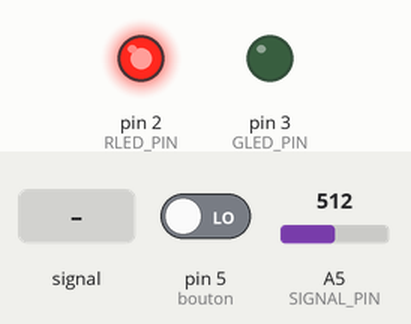
Simulated run of this sketch. Board: Arduino Uno, built with avr-gcc and run on an emulated ATmega328P. On the bench: output pins drawn as LEDs (lit = HIGH). Inputs (shaded band) come from the test bench; at power-on: pin 5 (bouton) LOW, A5 (SIGNAL_PIN) = 512. Pins used as bus, display or sensor lines are not drawn.

Above: at 1.2 s.
1.3 s: pin 5 (bouton) driven HIGH
At 2.5 s:
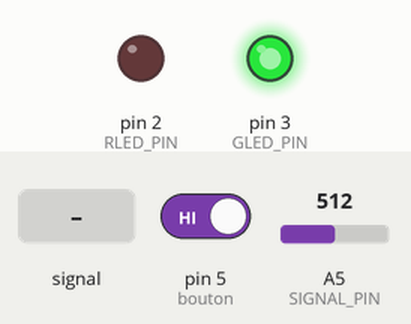
2.8 s: A5 (SIGNAL_PIN) fed a 200 Hz sine of ±255 counts around its level
At 3.4 s:
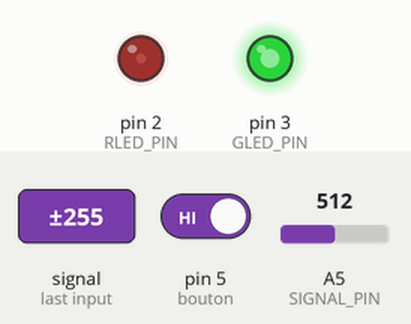
4.3 s: A5 (SIGNAL_PIN) set to 716
At 5.3 s:
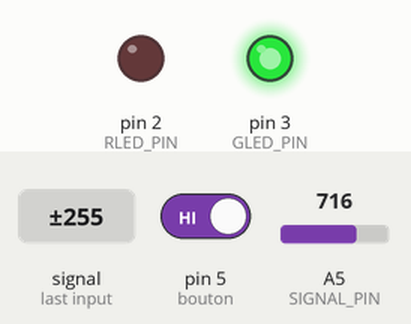
5.8 s: A5 (SIGNAL_PIN) set to 316
7.3 s: A5 (SIGNAL_PIN) set to 282
At 8.5 s:
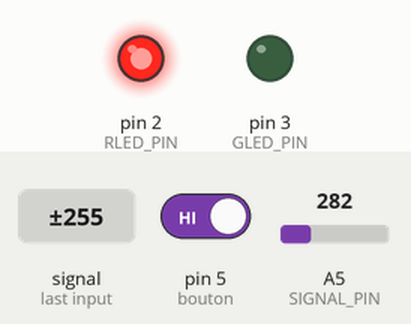
8.8 s: A5 (SIGNAL_PIN) fed a 1000 Hz sine of ±255 counts around its level
At 10.0 s:
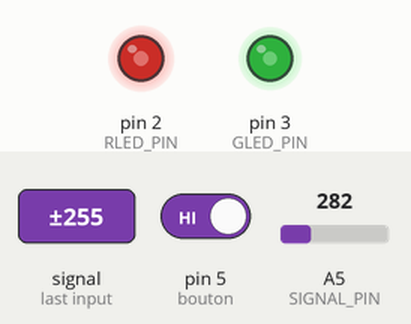
Timing chart, 0 to 11.3 s (numbered marks = the images above; inputs shaded):
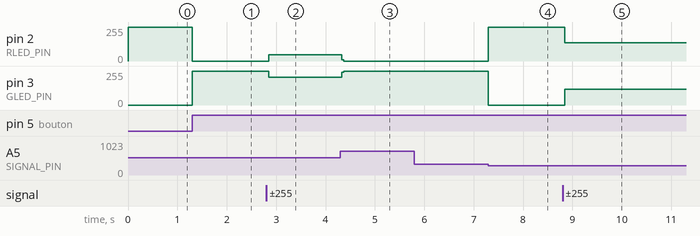

The sketch:

water_sense.ino
```cpp
#define RLED_PIN    2
#define GLED_PIN    3
#define POWER_PIN   7
#define SIGNAL_PIN  A5
#define THRESHOLD   300
int bouton = 5;

int value = 0;

void setup() {
  pinMode(bouton,INPUT);
  pinMode(RLED_PIN,   OUTPUT);
  pinMode(GLED_PIN,   OUTPUT);
  pinMode(POWER_PIN, OUTPUT);
  digitalWrite(POWER_PIN, LOW);
  digitalWrite(RLED_PIN,   HIGH);
  digitalWrite(GLED_PIN,   LOW);
}

void loop() {
  digitalWrite(POWER_PIN, HIGH);
  //delay(10);
  value = analogRead(SIGNAL_PIN);
  digitalWrite(POWER_PIN, LOW);
  if(digitalRead(bouton)==HIGH){
    if (value > THRESHOLD) {
      digitalWrite(GLED_PIN, HIGH);
      digitalWrite(RLED_PIN, LOW);
      //Son Vicrtoire
      //Moteur
    } else {
      digitalWrite(RLED_PIN, HIGH);
      digitalWrite(GLED_PIN, LOW);
      //son défaite
    }
  }
}
```

Measured:
- the behaviour switches between 301 and 300 on A5 (SIGNAL_PIN) (found by bisection; images 3 and 4)
- after the input at 1.3 s, pin 2 (RLED_PIN): 255/255 → 0/255 at once; pin 3 (GLED_PIN): 0/255 → 255/255 at once
- after the input at 2.8 s, pin 2 (RLED_PIN): 0/255 → 48/255 after 0.05 s; pin 3 (GLED_PIN): 255/255 → 208/255 after 0.05 s
- after the input at 4.3 s, pin 2 (RLED_PIN): 48/255 → 0/255 at once; pin 3 (GLED_PIN): 208/255 → 255/255 at once
- after the input at 5.8 s, every drawn part: stays the same
- after the input at 7.3 s, pin 2 (RLED_PIN): 0/255 → 255/255 at once; pin 3 (GLED_PIN): 255/255 → 0/255 at once
- after the input at 8.8 s, pin 2 (RLED_PIN): 255/255 → 137/255 at once; pin 3 (GLED_PIN): 0/255 → 120/255 at once
